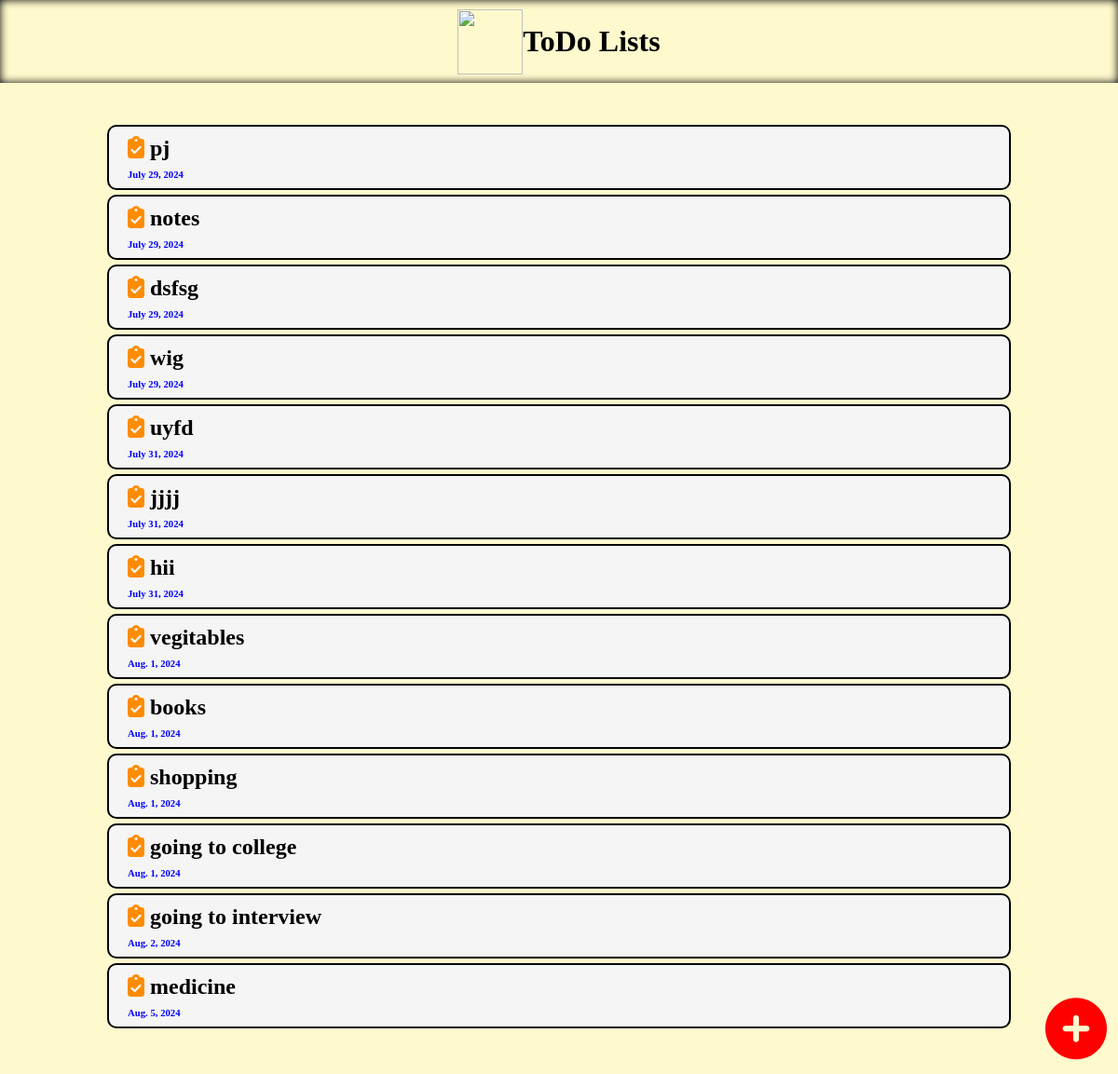
The page / on the database its author committed.
### App/models.py (models this page shows)
class Note(models.Model):
    notetitle = models.CharField(max_length=25)
    notedescr = models.CharField(max_length=500)
    date = models.DateField(default=datetime.now().date())
    class Meta:
        db_table= "NOTE"

### App/views.py (the view)
# urls.py: path('',home),
def home(request):
    notes = Note.objects.all()
    return render (request,'home.html',{"notes":notes})

### App/templates/home.html (shortened to what this page needs)
<!DOCTYPE html>
<html lang="en">
<head>
    <link rel="stylesheet" href="https://cdnjs.cloudflare.com/ajax/libs/font-awesome/6.6.0/css/all.min.css" />
</head>
<header>
    <img src="https://cdn-icons-png.flaticon.com/512/4697/4697260.png" alt="">
    <h1>ToDo Lists</h1>
</header>
<body>
    <h2 id="add"><a href="/add" title="Add Note"><i class="fa-solid fa-circle-plus"></i></a></h2>
    <section>
        {%for m in notes%}
        <div>
           <span class="span1">
            <h2>
                <i class="fa-solid fa-clipboard-check"></i>
                {{m.notetitle}}
            </h2>
            <h6>
            {{m.date}}
            </h6>
           </span>
            <span>
            </span>
        </div>
        {%endfor%}
    </section>

### App/templates/home.html (style rules this page uses)
* { margin: 0; padding: 0; box-sizing: border-box; }
header { width: 100%; height: 90px; display: flex; justify-content: center; align-items: center; background-color: lemonchiffon; box-shadow: inset 0 0 10px rgba(0, 0, 0, 1); padding: 4px; }
header img { width: 70px; height: 70px; }
body { width: 100%; height: 100vh; display: flex; flex-direction: column; align-items: center; gap: 20px; background-color: lemonchiffon; padding-bottom: 35px; }
section { width: 85%; min-height: 50vh; display: flex; flex-direction: column; gap: 5px; overflow-y: scroll; padding: 25px; }
div { width: 100%; min-height:70px ; border: 2px solid black; display: flex; justify-content: space-between; align-items: center; padding: 5px 20px; background-color: whitesmoke; border-radius: 10px; }
a i { font-size: 30px; }
.fa-solid { color: red; }
.span1 { display: flex; flex-direction: column; justify-content: space-around; gap: 8px; }
h6 { color: blue; }
#add { position: absolute; bottom: 30px; right: 30px; scale: 2.2; }
.fa-clipboard-check { color: darkorange; }

### rows shown on the page
Note: notetitle "pj", date "July 29, 2024"
Note: notetitle "notes", date "July 29, 2024"
Note: notetitle "dsfsg", date "July 29, 2024"
Note: notetitle "wig", date "July 29, 2024"
Note: notetitle "uyfd", date "July 31, 2024"
Note: notetitle "jjjj", date "July 31, 2024"
Note: notetitle "hii", date "July 31, 2024"
Note: notetitle "vegitables", date "Aug. 1, 2024"
Note: notetitle "books", date "Aug. 1, 2024"
Note: notetitle "shopping", date "Aug. 1, 2024"
Note: notetitle "going to college", date "Aug. 1, 2024"
Note: notetitle "going to interview", date "Aug. 2, 2024"
Note: notetitle "medicine", date "Aug. 5, 2024"
